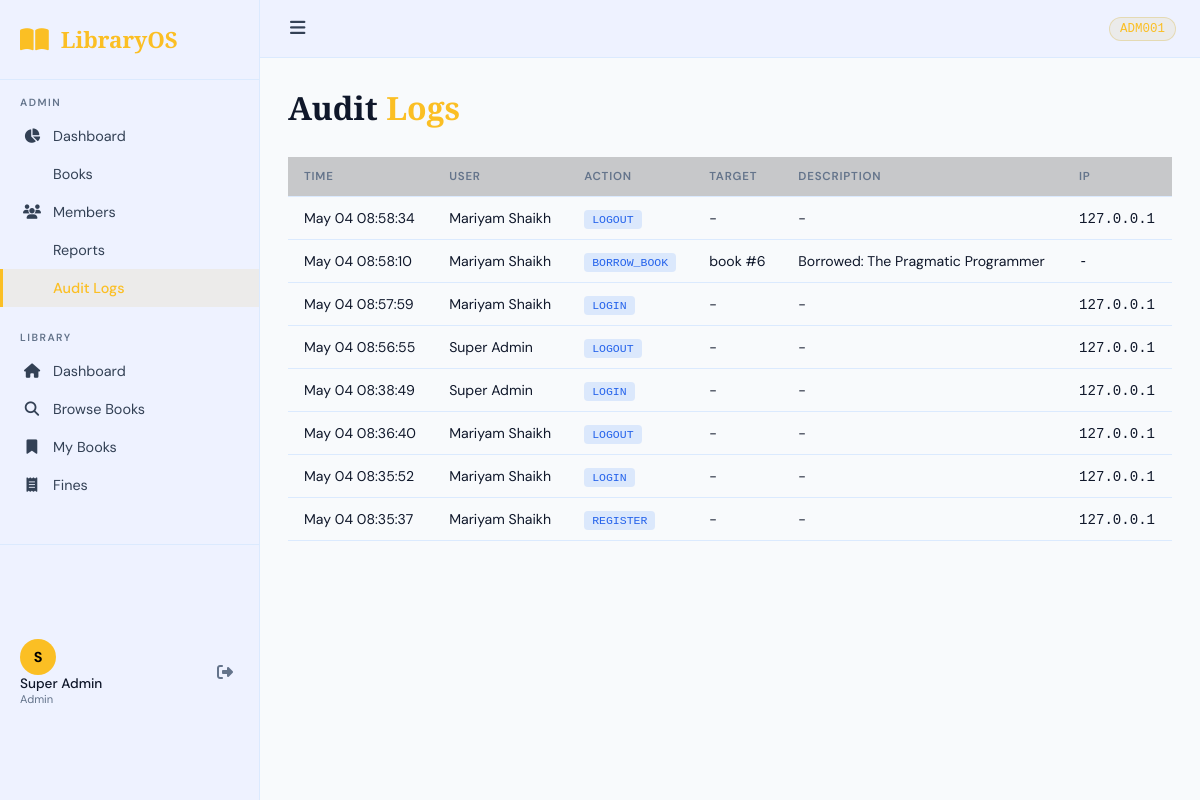
The page /admin/audit (signed in) on the database its author committed.
### app/models/user.py (models this page shows, shortened)
class User(UserMixin, db.Model):
    __tablename__ = 'users'
    id = db.Column(db.Integer, primary_key=True)
    member_id = db.Column(db.String(20), unique=True, nullable=False)
    name = db.Column(db.String(100), nullable=False)
    email = db.Column(db.String(120), unique=True, nullable=False)
    password = db.Column(db.String(256), nullable=False)
    role = db.Column(db.String(20), default='student')  # student, staff, admin
    is_active = db.Column(db.Boolean, default=True)
    phone = db.Column(db.String(20))
    address = db.Column(db.Text)
    joined_date = db.Column(db.DateTime, default=datetime.utcnow)
    max_books = db.Column(db.Integer, default=5)
    borrows = db.relationship('BorrowRecord', backref='user', lazy='dynamic')
    reservations = db.relationship('Reservation', backref='user', lazy='dynamic')
    fines = db.relationship('Fine', backref='user', lazy='dynamic')

### app/models/audit.py (models this page shows, shortened)
class AuditLog(db.Model):
    __tablename__ = 'audit_logs'
    id = db.Column(db.Integer, primary_key=True)
    user_id = db.Column(db.Integer, db.ForeignKey('users.id'))
    action = db.Column(db.String(100), nullable=False)
    target_type = db.Column(db.String(50))
    target_id = db.Column(db.Integer)
    description = db.Column(db.Text)
    ip_address = db.Column(db.String(50))
    timestamp = db.Column(db.DateTime, default=datetime.utcnow)
    user = db.relationship('User', backref='audit_logs')

### app/routes/admin.py (the view)
@admin_bp.route('/audit')
@login_required
@admin_required
def audit():
    logs = AuditLog.query.order_by(AuditLog.timestamp.desc()).paginate(
        page=request.args.get('page', 1, type=int), per_page=30)
    return render_template('admin/audit.html', logs=logs)

### app/models/user.py (called while the page is built)
@login_manager.user_loader
def load_user(user_id):
    return User.query.get(int(user_id))

### app/templates/admin/audit.html (shortened to what this page needs)
{% extends "base.html" %}
{% block content %}
<div class="page-header"><h1>Audit <span class="highlight">Logs</span></h1></div>
<div class="table-container">
  <table class="data-table">
    <thead><tr><th>Time</th><th>User</th><th>Action</th><th>Target</th><th>Description</th><th>IP</th></tr></thead>
    <tbody>
      {% for log in logs.items %}
      <tr>
        <td>{{ log.timestamp.strftime('%b %d %H:%M:%S') }}</td>
        <td>{{ log.user.name if log.user else 'System' }}</td>
        <td><span class="action-badge">{{ log.action }}</span></td>
        <td>{{ log.target_type or '-' }} {% if log.target_id %}#{{ log.target_id }}{% endif %}</td>
        <td>{{ log.description or '-' }}</td>
        <td><code>{{ log.ip_address or '-' }}</code></td>
      </tr>
      {% endfor %}
    </tbody>
  </table>
</div>
{% endblock %}

### app/templates/base.html (shortened to what this page needs)
<!DOCTYPE html>
<html lang="en">
<head>
<link rel="stylesheet" href="https://cdnjs.cloudflare.com/ajax/libs/font-awesome/6.5.0/css/all.min.css">
<link rel="stylesheet" href="{{ url_for('static', filename='css/style.css') }}">
</head>
<body>
{% if current_user.is_authenticated %}
<div class="app-layout">
  <aside class="sidebar" id="sidebar">
    <div class="sidebar-brand">
      <i class="fas fa-book-open"></i>
      <span>LibraryOS</span>
    </div>
    <nav class="sidebar-nav">
      {% if current_user.role in ['admin','staff'] %}
      <div class="nav-group">
        <span class="nav-label">Admin</span>
        <a href="{{ url_for('admin.dashboard') }}" class="nav-link {% if request.endpoint == 'admin.dashboard' %}active{% endif %}">
          <i class="fas fa-chart-pie"></i><span>Dashboard</span>
        </a>
        <a href="{{ url_for('admin.books') }}" class="nav-link {% if request.endpoint == 'admin.books' %}active{% endif %}">
          <span>Books</span>
        </a>
        <a href="{{ url_for('admin.members') }}" class="nav-link {% if request.endpoint == 'admin.members' %}active{% endif %}">
          <i class="fas fa-users"></i><span>Members</span>
        </a>
        <a href="{{ url_for('admin.reports') }}" class="nav-link {% if request.endpoint == 'admin.reports' %}active{% endif %}">
          <span>Reports</span>
        </a>
        <a href="{{ url_for('admin.audit') }}" class="nav-link {% if request.endpoint == 'admin.audit' %}active{% endif %}">
          <span>Audit Logs</span>
        </a>
      </div>
      {% endif %}
      <div class="nav-group">
        <span class="nav-label">Library</span>
        <a href="{{ url_for('student.dashboard') }}" class="nav-link {% if request.endpoint == 'student.dashboard' %}active{% endif %}">
          <i class="fas fa-home"></i><span>Dashboard</span>
        </a>
        <a href="{{ url_for('student.books') }}" class="nav-link {% if request.endpoint == 'student.books' %}active{% endif %}">
          <i class="fas fa-search"></i><span>Browse Books</span>
        </a>
        <a href="{{ url_for('student.my_books') }}" class="nav-link {% if request.endpoint == 'student.my_books' %}active{% endif %}">
          <i class="fas fa-bookmark"></i><span>My Books</span>
        </a>
        <a href="{{ url_for('student.fines') }}" class="nav-link {% if request.endpoint == 'student.fines' %}active{% endif %}">
          <i class="fas fa-receipt"></i><span>Fines</span>
        </a>
      </div>
    </nav>
    <div class="sidebar-footer">
      <div class="user-info">
        <div class="user-avatar">{{ current_user.name[0].upper() }}</div>
        <div>
          <div class="user-name">{{ current_user.name }}</div>
          <div class="user-role">{{ current_user.role.title() }}</div>
        </div>
      </div>
      <a href="{{ url_for('auth.logout') }}" class="logout-btn"><i class="fas fa-sign-out-alt"></i></a>
    </div>
  </aside>
  <main class="main-content">
    <div class="topbar">
      <button class="sidebar-toggle" onclick="toggleSidebar()"><i class="fas fa-bars"></i></button>
      <div class="topbar-right">
        <span class="member-badge">{{ current_user.member_id }}</span>
      </div>
    </div>
    <div class="page-content">
      {% block content %}{% endblock %}
    </div>
  </main>
</div>
{% else %}
{% block auth_content %}{% endblock %}
{% endif %}
</body>
</html>

### app/static/css/style.css (style rules this page uses)
:root { --bg-primary: #f8fafc; --bg-secondary: #eef2ff; --bg-card: #ffffff; --bg-card-hover: #f1f5f9; --border: #dbeafe; --border-light: #e0f2fe; --text-primary: #0f172a; --text-secondary: #334155; --text-muted: #64748b; --gold: #fbbf24; --gold-light: #fde68a; --blue: #2563eb; --green: #22c55e; --red: #ef4444; --orange: #fb923c; --sidebar-width: 260px; --radius: 12px; --radius-sm: 8px; }
* { box-sizing: border-box; margin: 0; padding: 0; }
body { font-family: 'DM Sans', sans-serif; background: var(--bg-primary); color: var(--text-primary); min-height: 100vh; }
a { color: var(--gold); text-decoration: none; }
.app-layout { display: flex; min-height: 100vh; }
.sidebar { width: var(--sidebar-width); background: var(--bg-secondary); border-right: 1px solid var(--border); display: flex; flex-direction: column; position: fixed; top: 0; left: 0; height: 100vh; overflow-y: auto; z-index: 100; transition: transform 0.3s; }
.main-content { margin-left: var(--sidebar-width); flex: 1; display: flex; flex-direction: column; min-height: 100vh; }
.sidebar-brand { padding: 24px 20px; display: flex; align-items: center; gap: 12px; font-family: 'Playfair Display', serif; font-size: 1.4rem; font-weight: 700; color: var(--gold); border-bottom: 1px solid var(--border); }
.sidebar-brand i { font-size: 1.6rem; }
.sidebar-nav { flex: 1; padding: 16px 0; }
.nav-group { margin-bottom: 24px; }
.nav-label { font-size: 0.65rem; font-weight: 600; text-transform: uppercase; letter-spacing: 1.5px; color: var(--text-muted); padding: 0 20px 8px; display: block; }
.nav-link { display: flex; align-items: center; gap: 12px; padding: 10px 20px; color: var(--text-secondary); transition: all 0.2s; font-size: 0.9rem; border-left: 3px solid transparent; }
.nav-link.active { color: var(--gold); background: rgba(212,175,55,0.1); border-left-color: var(--gold); font-weight: 500; }
.nav-link i { width: 18px; text-align: center; }
.sidebar-footer { padding: 16px 20px; border-top: 1px solid var(--border); display: flex; align-items: center; gap: 12px; }
.user-avatar { width: 36px; height: 36px; border-radius: 50%; background: var(--gold); color: #000; display: flex; align-items: center; justify-content: center; font-weight: 700; font-size: 0.9rem; flex-shrink: 0; }
.user-name { font-size: 0.85rem; font-weight: 500; }
.user-role { font-size: 0.7rem; color: var(--text-muted); }
.sidebar-footer { flex: 1; }
.logout-btn { margin-left: auto; color: var(--text-muted); padding: 6px; border-radius: 6px; transition: color 0.2s; }
.topbar { background: var(--bg-secondary); border-bottom: 1px solid var(--border); padding: 12px 24px; display: flex; align-items: center; gap: 16px; position: sticky; top: 0; z-index: 50; }
.topbar-right { display: flex; align-items: center; gap: 12px; margin-left: auto; flex-wrap: wrap; }
.sidebar-toggle { background: none; border: none; color: var(--text-secondary); font-size: 1.1rem; cursor: pointer; padding: 6px; }
.member-badge { background: rgba(212,175,55,0.1); color: var(--gold); border: 1px solid rgba(212,175,55,0.3); padding: 4px 10px; border-radius: 20px; font-size: 0.78rem; font-family: monospace; }
.page-content { padding: 28px; max-width: 1400px; }
.page-header { margin-bottom: 28px; }
.page-header h1 { font-family: 'Playfair Display', serif; font-size: 2rem; font-weight: 700; }
.highlight { color: var(--gold); }
.table-container { overflow-x: auto; }
.data-table { width: 100%; border-collapse: collapse; font-size: 0.88rem; }
.data-table th { padding: 12px 16px; text-align: left; font-size: 0.72rem; text-transform: uppercase; letter-spacing: 0.8px; color: var(--text-muted); font-weight: 600; background: rgba(0,0,0,0.2); border-bottom: 1px solid var(--border); }
.data-table td { padding: 12px 16px; border-bottom: 1px solid var(--border); }
.action-badge { background: rgba(59,130,246,0.15); color: var(--blue); padding: 3px 8px; border-radius: 4px; font-size: 0.72rem; font-family: monospace; }

### rows shown on the page
User: name "S", name "Super Admin", role "Admin", member_id "ADM001"
AuditLog: timestamp "May 04 08:58:34", user "Mariyam Shaikh", action "LOGOUT", target_type "-", description "-", ip_address "127.0.0.1"
AuditLog: timestamp "May 04 08:58:10", user "Mariyam Shaikh", action "BORROW_BOOK", target_type "book", target_id "6", description "Borrowed: The Pragmatic Programmer", ip_address "-"
AuditLog: timestamp "May 04 08:57:59", user "Mariyam Shaikh", action "LOGIN", target_type "-", description "-", ip_address "127.0.0.1"
AuditLog: timestamp "May 04 08:56:55", user "Super Admin", action "LOGOUT", target_type "-", description "-", ip_address "127.0.0.1"
AuditLog: timestamp "May 04 08:38:49", user "Super Admin", action "LOGIN", target_type "-", description "-", ip_address "127.0.0.1"
AuditLog: timestamp "May 04 08:36:40", user "Mariyam Shaikh", action "LOGOUT", target_type "-", description "-", ip_address "127.0.0.1"
AuditLog: timestamp "May 04 08:35:52", user "Mariyam Shaikh", action "LOGIN", target_type "-", description "-", ip_address "127.0.0.1"
AuditLog: timestamp "May 04 08:35:37", user "Mariyam Shaikh", action "REGISTER", target_type "-", description "-", ip_address "127.0.0.1"
